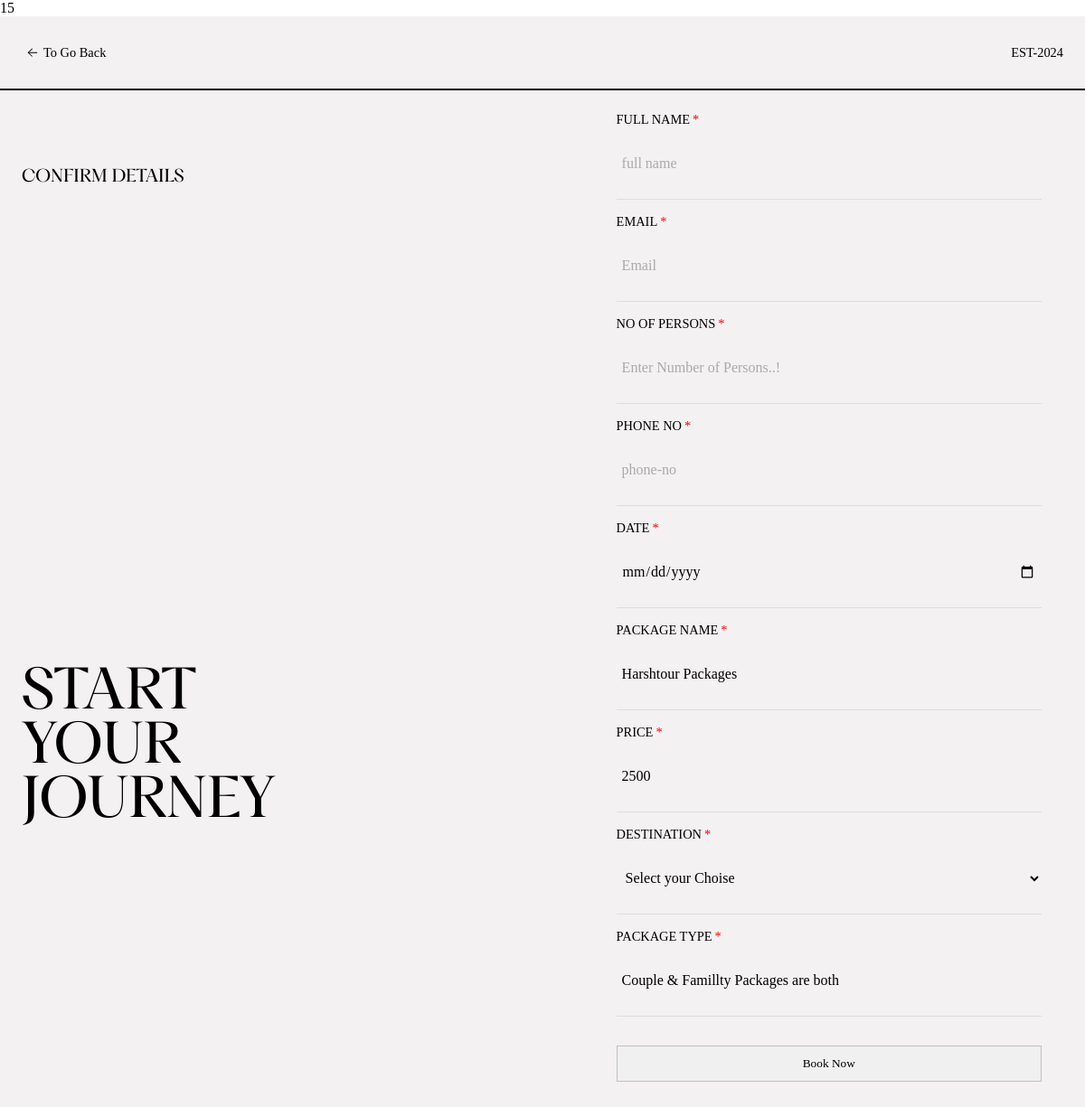
/book_files/book_form.php?Id=15, run on the app's committed database.
### tables this page shows
CREATE TABLE `tour_package` (
  `TourPackage_Id` int(100) NOT NULL,
  `Package_Name` varchar(100) NOT NULL,
  `Package_Type` varchar(212) NOT NULL,
  `Package_Location` varchar(100) NOT NULL,
  `Price` varchar(100) NOT NULL,
  `Package_Features` varchar(280) NOT NULL,
  `Package_Details` varchar(300) NOT NULL,
  `Phone` varchar(12) NOT NULL,
  `Package_Image` varchar(100) NOT NULL
);

### book_files/book_form.php (the view, shortened to what this page needs)
<?php
include("../config/connection.php");
if (isset($_GET['Id'])) {
    $sql = "select * from tour_package where TourPackage_Id = " .  $_GET['Id'];
    $result = $conn->query($sql);
    $data = mysqli_fetch_assoc($result);
} else {
    echo "Invalid request..!";
    exit;
}
?>
<!DOCTYPE html>
<html lang="en">
<head>
    <link rel="stylesheet" href="../css/admin/hotel.css">
</head>
<body>
    <div class="signUpPage">
        <div class="nav">
            <div class="nav-part2">
                <h3 class="closeSignUp" style="align-items: center; justify-content: center; display: flex;">
                    <a href="../Lakshadweep/tourlist.php">to go Back</a></h3>
                </div>
          <div class="nav-part1">
             <h3>est-2024</h3>
          </div>
        </div>
        <hr class="animated-hr" />
        <div class="signUpPage-part1">
          <div class="signUpPage-part11">
            <h3>confirm details</h3>
            <div class="signUpPage-bottom">
              <h1>Start <br> Your <br> Journey</h1>
            </div>
          </div>
          <div class="container">
            <form id="booking-form" action="pay_now.php?id=<?php echo $data['TourPackage_Id'] ?>" method="post">
              <label for="activity" class="required">full name</label>
              <input type="text" id="name" name="name" placeholder="full name" required>
              <label for="activity" class="required">email</label>
              <input type="email" id="email" name="email" placeholder="Email" required>
              <label for="activity" class="required">no of Persons</label>
              <input type="number" name="no_of_person" placeholder="Enter Number of Persons..!">
              <label for="activity" class="required">phone no</label>
              <input type="number" id="phone" name="Mobile_No" placeholder="phone-no" required>
              <label for="activity" class="required">date</label>
              <input type="date" id="date" name="date" required>
              <label for="activity" class="required">package name</label>
              <input   id="name" name="package_name" placeholder="vaibhav tours" value="<?php echo $data['Package_Name'] ?>" readonly>
              <label for="activity" class="required">Price</label>
              <input   id="number" name="Price" value="<?php echo $data['Price'] ?>" readonly>
              <label for="activity" class="required">destination</label>
              <select class="submitButton2" id="destination" name="destination" required>
                <option value="">Select your Choise</option>
            </select>
              <label for="activity" class="required">package type</label>
              <input   id="name" name="Package_Type" placeholder="Couple Package" value="<?php echo $data['Package_Type'] ?>" readonly>
              <button class="submitButton" type="submit" class="submit-btn" name="">Book Now</button>
            </form>
          </div>
        </div>
      </div>
</body>
</html>

### css/admin/hotel.css (style rules this page uses)
* { padding: 0%; margin: 0%; box-sizing: border-box; font-weight: 400; font-family: Aeonik; }
html, body { height: 100%; width: 100%; overflow-x: hidden; }
.signUpPage { width: 100%; min-height: 10vh; background-color: #f3f1f1; }
.signUpPage .nav { width: 100%; height: 10vh; display: flex; justify-content: space-between; align-items: center; text-transform: capitalize; padding: 2vw; }
.signUpPage .nav h3 { font-size: 1.2vw; cursor: pointer; }
.signUpPage .nav-part1 { display: flex; align-items: center; gap: 10px; }
.signUpPage .nav-part1 h3 { text-transform: uppercase; cursor: pointer; }
.signUpPage-part1 { width: 100%; position: relative; min-height: 100vh; display: flex; justify-content: space-between; padding: 0 2vw; }
.signUpPage-part11 { width: 50%; height: 100%; flex-direction: column; }
.signUpPage-part11 h3 { margin-top: 10vh; font-family: pp; overflow: hidden; opacity: 1; text-transform: uppercase; }
.signUpPage-bottom { width: 50%; text-align: left; align-items: center; position: absolute; bottom: 0%; margin-bottom: 40vh; }
.signUpPage-bottom h1 { font-weight: 200; font-family: pp; line-height: 1; text-transform: uppercase; font-size: 5vw; opacity: 1; }
.signUpPage .container { padding: 2vw; height: 100%; width: 45%; }
.signUpPage label { display: block; text-transform: uppercase; font-size: 1.2vw; opacity: 1; }
.signUpPage .container input, select, textarea { width: 100%; height: 10vh; padding: 0.5vw; margin-bottom: 2vh; border: none; font-weight: 400; border-bottom: 1px solid #ddd; box-sizing: border-box; outline: none; font-size: 16px; background-color: #f3f1f1; transition: border-color 0.3s ease; opacity: 1; }
.animated-hr { width: 100%; border: 1px solid black; }
.container form { opacity: 1; }
.required::after { content: "*"; color: red; margin-left: 3px; }
.signUpPage ::placeholder { color: #aaa; font-weight: 400; }
.signUpPage button { width: 100%; height: 5vh; background-color: #f0f0f0; margin: 2vh 0; cursor: pointer; opacity: 1; border: 1px solid silver; }
a { text-decoration: none; color: black; }
.nav-part2 { display: flex; align-items: center; gap: 10px; }

### data on the page
tour_package: package_name "Harshtour Packages", Price "2500", Package_Type "Couple & Famillty Packages are both"
